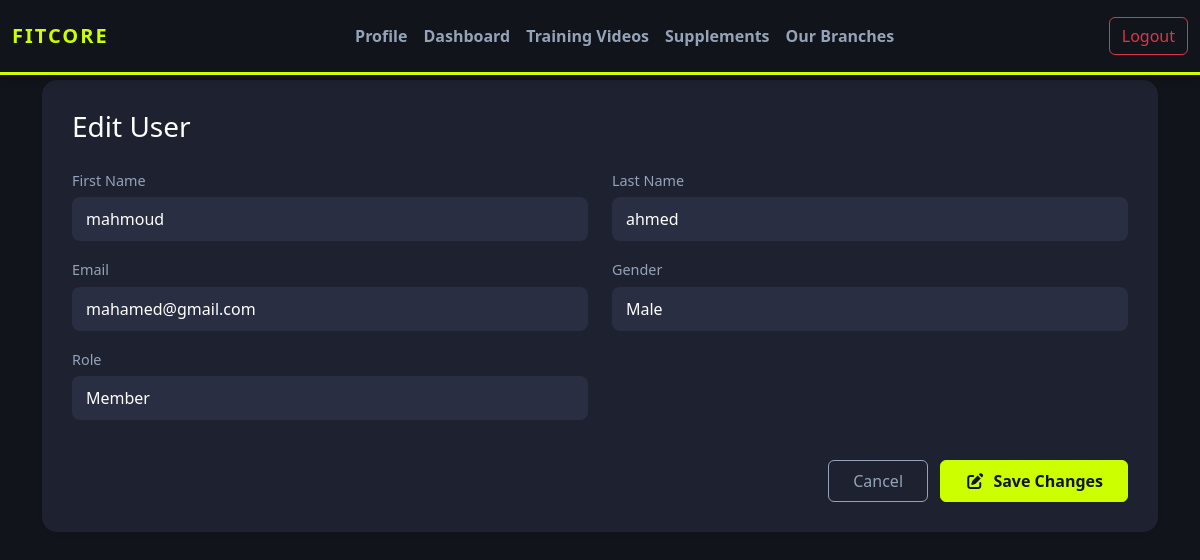
Page /pages/editUser.php?userId=14 (signed in) on the committed database.
### tables this page shows
CREATE TABLE `users` (
  `id` int(11) NOT NULL,
  `fullname` varchar(100) NOT NULL,
  `email` varchar(150) NOT NULL,
  `gender` enum('Male','Female') NOT NULL,
  `role` varchar(50) NOT NULL,
  `photo` varchar(255) DEFAULT NULL,
  `created_at` timestamp NOT NULL DEFAULT current_timestamp(),
  `gym_location_id` int(11) DEFAULT NULL,
  `password` varchar(255) NOT NULL,
  `remember_token` varchar(255) DEFAULT NULL
);

### pages/dbuser.php (called while the page is built, shortened)
<?php
function get_user_by_id($id)
{
    try {
        $con = dbconnect();
        $sql = "SELECT id, fullname, email, gender, role, photo FROM users WHERE id = :id";
        $stmt = $con->prepare($sql);
        $stmt->execute([':id' => $id]);
        $data = $stmt->fetch();
        if ($data) {
            return ["status" => true, "data" => $data];
        } else {
            return ["status" => false, "message" => "User not found"];
        }
    } catch (PDOException $e) {
        return ["status" => false, "message" => $e->getMessage()];
    }
}

### pages/editUser.php (the view, shortened to what this page needs)
<?php
include_once('../header.php');
require_once('dbuser.php');
$userId = $_GET['userId'];
$userResult = get_user_by_id($userId);
$user = $userResult['data'];
$nameParts = explode(' ', $user['fullname'], 2);
$fname = $nameParts[0] ?? '';
$lname = $nameParts[1] ?? '';
?>
<main>
    <link rel="stylesheet" href="styles/editUser.css">
    <div class="container">
        <div class="card shadow-sm">
            <div class="card-body p-4">
                <h3 class="mb-4">Edit User</h3>
                <form action="<?php echo $_SERVER['REQUEST_URI']; ?>" method="POST">
                    <div class="row">
                        <div class="mb-3 col-md-6">
                            <label class="form-label">First Name</label>
                            <input type="text" id="fname" name="fname" class="form-control" value="<?php echo htmlspecialchars($fname); ?>">
                        </div>
                        <div class="mb-3 col-md-6">
                            <label class="form-label">Last Name</label>
                            <input type="text" id="lname" name="lname" class="form-control" value="<?php echo htmlspecialchars($lname); ?>">
                        </div>
                    </div>
                    <div class="row">
                        <div class="mb-3 col-md-6">
                            <label class="form-label">Email</label>
                            <input type="email" id="email" name="email" class="form-control" value="<?php echo htmlspecialchars($user['email']); ?>">
                        </div>
                        <div class="mb-3 col-md-6">
                            <label class="form-label">Gender</label>
                            <select id="gender" name="gender" class="form-control">
                                <option value="male" <?php echo $user['gender'] === 'male' ? 'selected' : ''; ?>>Male</option>
                            </select>
                        </div>
                    </div>
                    <div class="row">
                        <div class="mb-3 col-md-6">
                            <label class="form-label">Role</label>
                            <select id="role" name="role" class="form-control">
                                <option value="member" <?php echo $user['role'] === 'member' ? 'selected' : ''; ?>>Member</option>
                            </select>
                        </div>
                    </div>
                    <div class="text-end mt-4">
                        <a href="userManager.php" class="btn btn-secondary px-4 py-2 me-2">Cancel</a>
                        <button type="submit" name="editmember" class="btn btn-primary px-4 py-2">
                            <i class="fa-solid fa-pen-to-square me-1"></i>
                            Save Changes
                        </button>
                    </div>
                </form>
            </div>
        </div>
    </div>
</main>

### pages/styles/headerStyle.css (style rules this page uses)
:root { --primary-dark: #12141c; --secondary-dark: #1e2230; --navy: #292e42; --slate-light: #94a3b8; --slate-medium: #64748b; --neon-yellow: #ccff00; --white: #ffffff; --green: #10b981; --red: #ef4444; --black: #000000; }
* { margin: 0; padding: 0; box-sizing: border-box; }
body { font-family: "Segoe UI", Tahoma, Geneva, Verdana, sans-serif; background-color: var(--primary-dark); color: var(--white); }
a { text-decoration: none; color: inherit; }
html { scroll-behavior: smooth; }

### pages/styles/editUser.css (style rules this page uses)
:root { --primary-dark: #12141c; --secondary-dark: #1e2230; --navy: #292e42; --slate-light: #94a3b8; --neon-yellow: #ccff00; --white: #ffffff; --red: #ef4444; }
body { background-color: var(--primary-dark); color: var(--white); }
main { min-height: calc(100vh - 80px); padding: 80px 20px; background-color: var(--primary-dark); }
main .card { background-color: var(--secondary-dark); border: none; border-radius: 15px; }
main .card-body { padding: 30px !important; }
main h3 { color: var(--white); }
main .form-label { color: var(--slate-light); font-size: 0.9rem; margin-bottom: 6px; }
main .form-control { background-color: var(--navy); color: var(--white); border: none; border-radius: 8px; padding: 10px 14px; }
main .form-control::placeholder { color: var(--slate-light); }
main select.form-control { color: var(--slate-light); }
main select.form-control:valid { color: var(--white); }
main .btn-primary { background-color: var(--neon-yellow) !important; border-color: var(--neon-yellow) !important; color: var(--primary-dark) !important; font-weight: bold; }
main .btn-secondary { background-color: transparent; border: 1px solid var(--slate-light); color: var(--slate-light); }

### rows in the picture
users: fname "mahmoud", lname "ahmed", email "mahamed@gmail.com"
